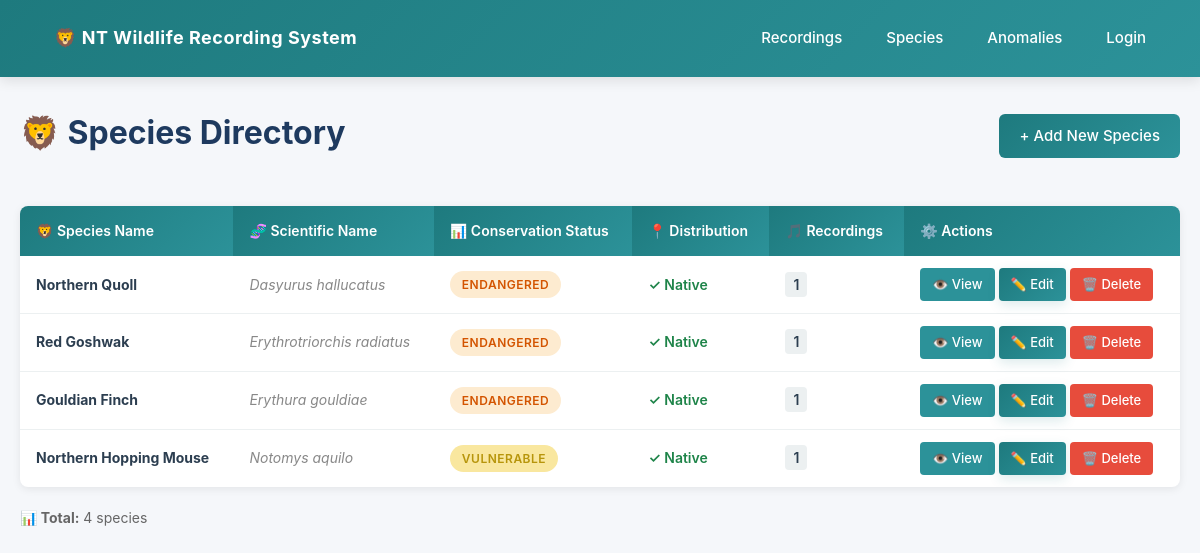
Page /species/ on the earlier database version.
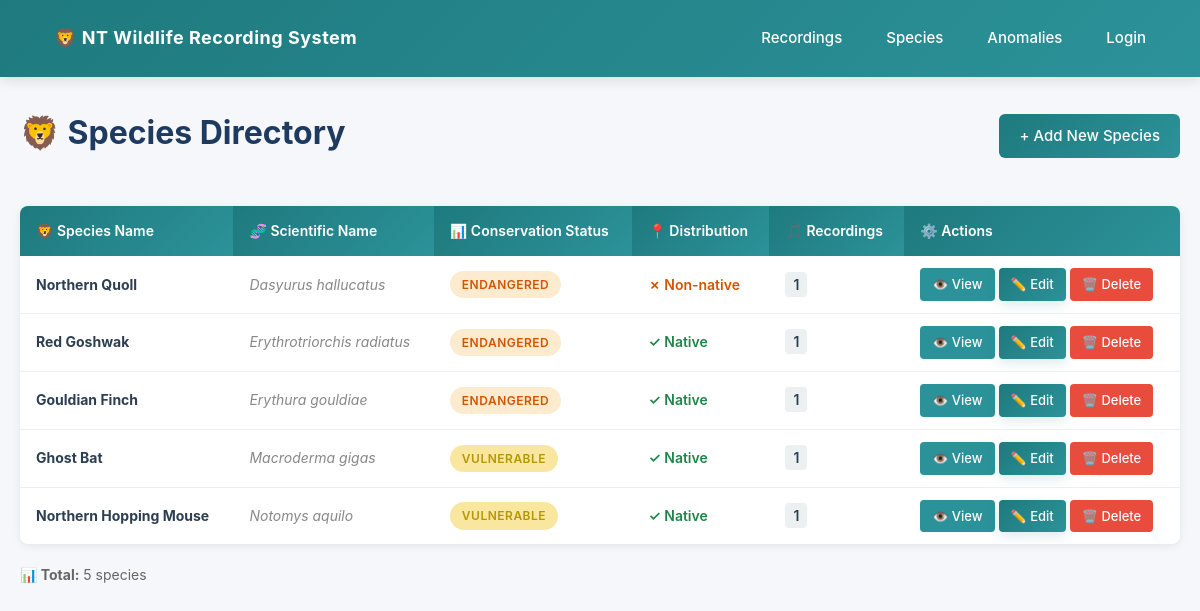
Same page on the later database version.
### recordings/models.py (models this page shows, shortened)
class Species(models.Model):
    common_name         = models.CharField(max_length=200)
    scientific_name     = models.CharField(max_length=200, unique=True)
    conservation_status = models.CharField(
        max_length=2,
        choices=ConservationStatus.choices,
        default=ConservationStatus.NOT_EVALUATED,
    )
    is_native  = models.BooleanField(default=False)
    not_native   = models.BooleanField(default=False)
    description = models.TextField(blank=True)
    class Meta:
        verbose_name_plural = 'species'
        ordering = ['scientific_name']

### recordings/views.py (the view)
# urls.py: path("species/", views.SpeciesListView.as_view(), name="species_list"),
class SpeciesListView(ListView):
    model = Species
    template_name = 'recordings/species_list.html'
    context_object_name = 'species_list'

### recordings/managers.py (called while the page is built)
    def get_queryset(self):
        return RecordingQuerySet(self.model, using=self._db)

### recordings/templates/recordings/species_list.html (shortened to what this page needs)
{% extends 'base.html' %}
{% block content %}
<div style="display: flex; justify-content: space-between; align-items: center; margin-bottom: 24px;">
    <h1>🦁 Species Directory</h1>
    <a href="{% url 'species_create' %}" class="button">+ Add New Species</a>
</div>
{% if species_list %}
    <table>
        <thead>
            <tr>
                <th>🦁 Species Name</th>
                <th>🧬 Scientific Name</th>
                <th>📊 Conservation Status</th>
                <th>📍 Distribution</th>
                <th>🎵 Recordings</th>
                <th>⚙️ Actions</th>
            </tr>
        </thead>
        <tbody>
            {% for species in species_list %}
            <tr>
                <td>
                    <strong>{{ species.common_name }}</strong>
                </td>
                <td>
                    <em style="color: #888;">{{ species.scientific_name }}</em>
                </td>
                <td>
                    {% if species.conservation_status == 'CR' %}
                        <span class="badge badge-red">{{ species.get_conservation_status_display }}</span>
                    {% elif species.conservation_status == 'EN' %}
                        <span class="badge badge-orange">{{ species.get_conservation_status_display }}</span>
                    {% elif species.conservation_status == 'VU' %}
                        <span class="badge badge-yellow">{{ species.get_conservation_status_display }}</span>
                    {% elif species.conservation_status == 'NT' %}
                        <span class="badge badge-yellow">{{ species.get_conservation_status_display }}</span>
                    {% elif species.conservation_status == 'LC' %}
                        <span class="badge badge-green">{{ species.get_conservation_status_display }}</span>
                    {% elif species.conservation_status == 'DD' %}
                        <span class="badge badge-gray">{{ species.get_conservation_status_display }}</span>
                    {% elif species.conservation_status == 'NE' %}
                        <span class="badge badge-gray">{{ species.get_conservation_status_display }}</span>
                    {% else %}
                        <span class="badge badge-gray">{{ species.get_conservation_status_display }}</span>
                    {% endif %}
                </td>
                <td>
                    {% if species.is_native %}
                        <span style="color: #1e8449; font-weight: 600;">✓ Native</span>
                    {% elif species.not_native %}
                        <span style="color: #d35400; font-weight: 600;">✗ Non-native</span>
                    {% else %}
                        <span style="color: #888;">—</span>
                    {% endif %}
                </td>
                <td>
                    <span style="background: #ecf0f1; padding: 4px 8px; border-radius: 4px; font-weight: 600;">{{ species.recordings.count }}</span>
                </td>
                <td style="white-space: nowrap;">
                    <a href="{% url 'species_detail' species.pk %}" class="button-sm">👁️ View</a>
                    <a href="{% url 'species_update' species.pk %}" class="button-sm button-secondary">✏️ Edit</a>
                    <a href="{% url 'species_delete' species.pk %}" class="button-sm button-danger">🗑️ Delete</a>
                </td>
            </tr>
            {% endfor %}
        </tbody>
    </table>
    <p style="margin-top: 20px; font-size: 14px; color: #666;">
        <strong>📊 Total:</strong> {{ species_list|length }} species
    </p>
{% endif %}
{% endblock %}

### recordings/templates/base.html (shortened to what this page needs)
<!DOCTYPE html>
<html>
<head>
</head>
<body>
    <nav>
        <a href="{% url 'recording_list' %}" class="brand">🦁 NT Wildlife Recording System</a>
        <div class="nav-links">
            <a href="{% url 'recording_list' %}">Recordings</a>
            <a href="{% url 'species_list' %}">Species</a>
            <a href="{% url 'anomaly_list' %}">Anomalies</a>
            {% if user.is_authenticated %}
                <a href="{% url 'logout' %}">Logout</a>
            {% else %}
                <a href="{% url 'login' %}">Login</a>
            {% endif %}
        </div>
    </nav>
    <div class="container">
        {% block content %}{% endblock %}
    </div>
</body>
</html>

### recordings/templates/base.html (style rules this page uses)
* { box-sizing: border-box; margin: 0; padding: 0; }
body { font-family: -apple-system, BlinkMacSystemFont, 'Segoe UI', 'Roboto', 'Oxygen', 'Ubuntu', 'Cantarell', sans-serif; background-color: #f5f7fa; color: #2c3e50; line-height: 1.6; }
nav { background: linear-gradient(135deg, #1e7a7e 0%, #2c9299 100%); padding: 16px 40px; display: flex; align-items: center; box-shadow: 0 4px 12px rgba(0, 0, 0, 0.1); position: sticky; top: 0; z-index: 100; }
nav .brand { font-size: 18px; font-weight: 700; margin-right: auto; letter-spacing: 0.5px; color: white; text-decoration: none; padding: 8px 14px; border-radius: 6px; }
.nav-links { display: flex; gap: 16px; align-items: center; }
.nav-links a { color: white; text-decoration: none; padding: 8px 14px; border-radius: 6px; font-size: 15px; font-weight: 500; transition: all 0.3s ease; }
.container { max-width: 1200px; margin: 0 auto; padding: 30px 20px; }
h1 { color: #1e3a5f; margin-bottom: 24px; font-size: 32px; font-weight: 700; }
.button { display: inline-block; padding: 10px 20px; background: linear-gradient(135deg, #1e7a7e 0%, #2c9299 100%); color: white; text-decoration: none; border-radius: 6px; font-size: 15px; font-weight: 500; margin-bottom: 16px; transition: all 0.3s ease; border: none; cursor: pointer; }
.button-sm { display: inline-block; padding: 6px 12px; background-color: #2c9299; color: white; text-decoration: none; border-radius: 4px; font-size: 13px; font-weight: 500; transition: all 0.2s ease; border: none; cursor: pointer; }
.button-danger { background-color: #e74c3c; }
.button-secondary { background: linear-gradient(135deg, #1e7a7e 0%, #2c9299 100%); color: white; border: none; box-shadow: 0 4px 12px rgba(30, 122, 126, 0.15); }
.badge { display: inline-block; padding: 4px 12px; border-radius: 20px; font-size: 12px; font-weight: 600; text-transform: uppercase; letter-spacing: 0.5px; }
.badge-orange { background-color: #fdebd0; color: #d35400; }
.badge-yellow { background-color: #f9e79f; color: #b7950b; }
table { width: 100%; border-collapse: collapse; background: white; border-radius: 8px; overflow: hidden; box-shadow: 0 2px 8px rgba(0, 0, 0, 0.08); }
th { background: linear-gradient(135deg, #1e7a7e 0%, #2c9299 100%); color: white; padding: 14px 16px; text-align: left; font-size: 14px; font-weight: 600; }
td { padding: 12px 16px; border-bottom: 1px solid #ecf0f1; font-size: 14px; }
tr:last-child td { border-bottom: none; }

Differences in the rows shown:
changed Species "Northern Quoll": is_native "✓ Native" → "✗ Non-native"
added Species: common_name "Ghost Bat", scientific_name "Macroderma gigas", conservation_status "VULNERABLE", is_native "✓ Native", recordings.count "1"
Other differences:
{{ species_list|length }}: "4" → "5"
